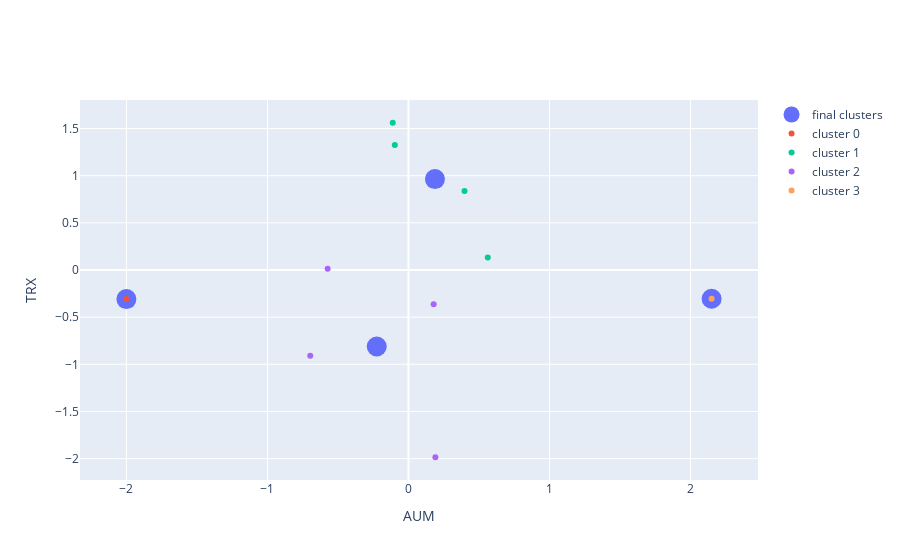

Notebook source saved alongside this figure:
### Markdown cell above
*4 clusters*

### Code cell
n_clusters = 4
mykm = MyKMeans(n_clusters=n_clusters, n_iter=10)
labels_business, cluster_centers_business, inertia_all_business = mykm.fit(X)

labels = labels_business
clusters = cluster_centers_business

fig = go.Figure()
# final clusters
fig.add_trace(go.Scatter(x=clusters[:,0], y=clusters[:,1], mode='markers', name='final clusters',
                        marker=dict(size=20)))
for i in range(n_clusters):
    cluster = np.where(labels==i)
    fig.add_trace(go.Scatter(x=X[cluster][:,0], y=X[cluster][:,1], mode='markers', name='cluster ' + str(i)))

fig.update_layout(
    xaxis_title="AUM",
    yaxis_title="TRX",
)
fig.show()
plt.plot(np.arange(len(inertia_all_business)), inertia_all_business)
plt.show()
print('final inertia {}'.format(inertia_all_business[-1]))

### Figure 1 — Plotly figure (JSON) as saved in the notebook; plotly's stock layout.template omitted (floating-point values rounded to 4 significant figures)
{"data": [{"marker": {"size": 20}, "mode": "markers", "name": "final clusters", "type": "scatter", "x": [-2.0, 0.1878, -0.2251, 2.15], "y": [-0.3088, 0.9641, -0.8107, -0.3045]}, {"mode": "markers", "name": "cluster 0", "type": "scatter", "x": [-2.0], "y": [-0.3088]}, {"mode": "markers", "name": "cluster 1", "type": "scatter", "x": [0.5622, -0.09696, 0.3974, -0.1115], "y": [0.1327, 1.326, 0.8365, 1.561]}, {"mode": "markers", "name": "cluster 2", "type": "scatter", "x": [-0.6966, -0.5731, 0.1786, 0.1908], "y": [-0.9094, 0.01445, -0.3629, -1.985]}, {"mode": "markers", "name": "cluster 3", "type": "scatter", "x": [2.15], "y": [-0.3045]}], "layout": {"xaxis": {"title": {"text": "AUM"}}, "yaxis": {"title": {"text": "TRX"}}}}
